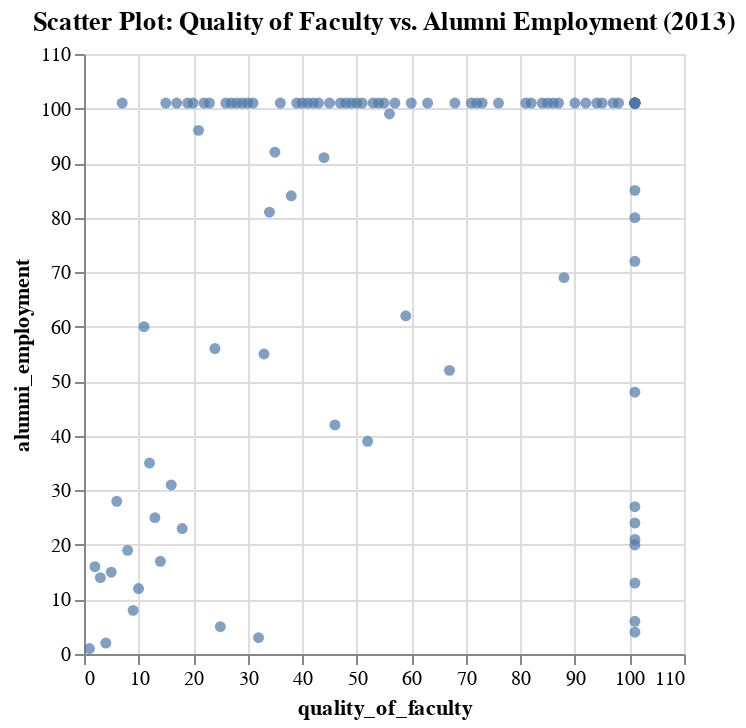

The cell this chart's notebook holds for it:
### Code cell
#3) How can you use Altair to create a scatter plot comparing the quality of faculty and alumni employment for all universities in 2013?


import altair as alt

scatter_chart = alt.Chart(df[df['year'] == 2013]).mark_circle().encode(
    x='quality_of_faculty',
    y='alumni_employment',
    tooltip=['institution', 'quality_of_faculty', 'alumni_employment']
).properties(
    title='Scatter Plot: Quality of Faculty vs. Alumni Employment (2013)'
)

scatter_chart

### Figure 1 — Vega-Lite specification as saved in the notebook (floating-point values rounded to 4 significant figures)
{"config": {"view": {"continuousWidth": 300, "continuousHeight": 300}}, "data": {"name": "data-8cbbeb8cbe3ee30efb200c54589043bf"}, "mark": {"type": "circle"}, "encoding": {"tooltip": [{"field": "institution", "type": "nominal"}, {"field": "quality_of_faculty", "type": "quantitative"}, {"field": "alumni_employment", "type": "quantitative"}], "x": {"field": "quality_of_faculty", "type": "quantitative"}, "y": {"field": "alumni_employment", "type": "quantitative"}}, "title": "Scatter Plot: Quality of Faculty vs. Alumni Employment (2013)", "$schema": "https://vega.github.io/schema/vega-lite/v5.16.3.json", "datasets": {"data-8cbbeb8cbe3ee30efb200c54589043bf": [{"world_rank": 1, "institution": "Harvard University", "country": "USA", "national_rank": 1, "quality_of_education": 1, "alumni_employment": 1, "quality_of_faculty": 1, "publications": 1, "influence": 1, "citations": 1, "broad_impact": null, "patents": 7, "score": 100.0, "year": 2013}, {"world_rank": 2, "institution": "Stanford University", "country": "USA", "national_rank": 2, "quality_of_education": 11, "alumni_employment": 2, "quality_of_faculty": 4, "publications": 6, "influence": 2, "citations": 2, "broad_impact": null, "patents": 11, "score": 93.94, "year": 2013}, {"world_rank": 3, "institution": "University of Oxford", "country": "United Kingdom", "national_rank": 1, "quality_of_education": 7, "alumni_employment": 12, "quality_of_faculty": 10, "publications": 11, "influence": 7, "citations": 13, "broad_impact": null, "patents": 15, "score": 92.54, "year": 2013}, {"world_rank": 4, "institution": "Massachusetts Institute of Technology", "country": "USA", "national_rank": 3, "quality_of_education": 2, "alumni_employment": 16, "quality_of_faculty": 2, "publications": 16, "influence": 3, "citations": 3, "broad_impact": null, "patents": 1, "score": 91.45, "year": 2013}, {"world_rank": 5, "institution": "University of Cambridge", "country": "United Kingdom", "national_rank": 2, "quality_of_education": 3, "alumni_employment": 15, "quality_of_faculty": 5, "publications": 9, "influence": 11, "citations": 10, "broad_impact": null, "patents": 39, "score": 90.24, "year": 2013}, {"world_rank": 6, "institution": "Columbia University", "country": "USA", "national_rank": 4, "quality_of_education": 13, "alumni_employment": 8, "quality_of_faculty": 9, "publications": 13, "influence": 9, "citations": 11, "broad_impact": null, "patents": 10, "score": 88.21, "year": 2013}, {"world_rank": 7, "institution": "University of California, Berkeley", "country": "USA", "national_rank": 5, "quality_of_education": 6, "alumni_employment": 28, "quality_of_faculty": 6, "publications": 8, "influence": 6, "citations": 4, "broad_impact": null, "patents": 19, "score": 85.07, "year": 2013}, {"world_rank": 8, "institution": "Princeton University", "country": "USA", "national_rank": 6, "quality_of_education": 4, "alumni_employment": 14, "quality_of_faculty": 3, "publications": 58, "influence": 35, "citations": 27, "broad_impact": null, "patents": 101, "score": 82.17, "year": 2013}, {"world_rank": 9, "institution": "University of Chicago", "country": "USA", "national_rank": 7, "quality_of_education": 9, "alumni_employment": 19, "quality_of_faculty": 8, "publications": 37, "influence": 21, "citations": 30, "broad_impact": null, "patents": 101, "score": 79.16, "year": 2013}, {"world_rank": 10, "institution": "Yale University", "country": "USA", "national_rank": 8, "quality_of_education": 10, "alumni_employment": 25, "quality_of_faculty": 13, "publications": 20, "influence": 12, "citations": 22, "broad_impact": null, "patents": 42, "score": 78.83, "year": 2013}, {"world_rank": 11, "institution": "California Institute of Technology", "country": "USA", "national_rank": 9, "quality_of_education": 5, "alumni_employment": 101, "quality_of_faculty": 7, "publications": 38, "influence": 24, "citations": 25, "broad_impact": null, "patents": 17, "score": 77.59, "year": 2013}, {"world_rank": 12, "institution": "University of Pennsylvania", "country": "USA", "national_rank": 10, "quality_of_education": 22, "alumni_employment": 5, "quality_of_faculty": 25, "publications": 10, "influence": 10, "citations": 9, "broad_impact": null, "patents": 14, "score": 77.24, "year": 2013}, {"world_rank": 13, "institution": "Cornell University", "country": "USA", "national_rank": 11, "quality_of_education": 12, "alumni_employment": 23, "quality_of_faculty": 18, "publications": 21, "influence": 19, "citations": 15, "broad_impact": null, "patents": 7, "score": 76.99, "year": 2013}, {"world_rank": 14, "institution": "University of Tokyo", "country": "Japan", "national_rank": 1, "quality_of_education": 17, "alumni_employment": 3, "quality_of_faculty": 32, "publications": 14, "influence": 23, "citations": 29, "broad_impact": null, "patents": 5, "score": 76.23, "year": 2013}, {"world_rank": 15, "institution": "Kyoto University", "country": "Japan", "national_rank": 2, "quality_of_education": 32, "alumni_employment": 17, "quality_of_faculty": 14, "publications": 28, "influence": 46, "citations": 58, "broad_impact": null, "patents": 13, "score": 69.46, "year": 2013}, {"world_rank": 16, "institution": "University of California, Los Angeles", "country": "USA", "national_rank": 12, "quality_of_education": 38, "alumni_employment": 35, "quality_of_faculty": 12, "publications": 5, "influence": 15, "citations": 6, "broad_impact": null, "patents": 12, "score": 67.84, "year": 2013}, {"world_rank": 17, "institution": "Johns Hopkins University", "country": "USA", "national_rank": 13, "quality_of_education": 23, "alumni_employment": 96, "quality_of_faculty": 21, "publications": 4, "influence": 5, "citations": 7, "broad_impact": null, "patents": 2, "score": 65.64, "year": 2013}, {"world_rank": 18, "institution": "Swiss Federal Institute of Technology in Zurich", "country": "Switzerland", "national_rank": 1, "quality_of_education": 16, "alumni_employment": 60, "quality_of_faculty": 11, "publications": 40, "influence": 53, "citations": 55, "broad_impact": null, "patents": 60, "score": 64.99, "year": 2013}, {"world_rank": 19, "institution": "New York University", "country": "USA", "national_rank": 14, "quality_of_education": 37, "alumni_employment": 31, "quality_of_faculty": 16, "publications": 41, "influence": 25, "citations": 33, "broad_impact": null, "patents": 51, "score": 63.99, "year": 2013}, {"world_rank": 20, "institution": "University of California, San Diego", "country": "USA", "national_rank": 15, "quality_of_education": 33, "alumni_employment": 101, "quality_of_faculty": 19, "publications": 15, "influence": 14, "citations": 14, "broad_impact": null, "patents": 22, "score": 63.12, "year": 2013}, {"world_rank": 21, "institution": "Hebrew University of Jerusalem", "country": "Israel", "national_rank": 1, "quality_of_education": 15, "alumni_employment": 101, "quality_of_faculty": 15, "publications": 101, "influence": 96, "citations": 101, "broad_impact": null, "patents": 24, "score": 59.98, "year": 2013}, {"world_rank": 22, "institution": "University of California, San Francisco", "country": "USA", "national_rank": 16, "quality_of_education": 101, "alumni_employment": 101, "quality_of_faculty": 22, "publications": 23, "influence": 4, "citations": 18, "broad_impact": null, "patents": 63, "score": 59.38, "year": 2013}, {"world_rank": 23, "institution": "University of Wisconsinâ€“Madison", "country": "USA", "national_rank": 17, "quality_of_education": 31, "alumni_employment": 55, "quality_of_faculty": 33, "publications": 19, "influence": 29, "citations": 20, "broad_impact": null, "patents": 30, "score": 58.94, "year": 2013}, {"world_rank": 24, "institution": "University of Illinois at Urbanaâ€“Champaign", "country": "USA", "national_rank": 18, "quality_of_education": 65, "alumni_employment": 101, "quality_of_faculty": 20, "publications": 33, "influence": 66, "citations": 34, "broad_impact": null, "patents": 67, "score": 58.33, "year": 2013}, {"world_rank": 25, "institution": "Duke University", "country": "USA", "national_rank": 19, "quality_of_education": 89, "alumni_employment": 42, "quality_of_faculty": 46, "publications": 22, "influence": 17, "citations": 17, "broad_impact": null, "patents": 24, "score": 57.72, "year": 2013}, {"world_rank": 26, "institution": "University of Texas at Austin", "country": "USA", "national_rank": 20, "quality_of_education": 101, "alumni_employment": 56, "quality_of_faculty": 24, "publications": 46, "influence": 84, "citations": 37, "broad_impact": null, "patents": 20, "score": 57.71, "year": 2013}, {"world_rank": 27, "institution": "Imperial College London", "country": "United Kingdom", "national_rank": 3, "quality_of_education": 101, "alumni_employment": 92, "quality_of_faculty": 35, "publications": 17, "influence": 22, "citations": 19, "broad_impact": null, "patents": 48, "score": 56.75, "year": 2013}, {"world_rank": 28, "institution": "Northwestern University", "country": "USA", "national_rank": 21, "quality_of_education": 101, "alumni_employment": 21, "quality_of_faculty": 101, "publications": 27, "influence": 26, "citations": 24, "broad_impact": null, "patents": 30, "score": 56.12, "year": 2013}, {"world_rank": 29, "institution": "University of Toronto", "country": "Canada", "national_rank": 1, "quality_of_education": 91, "alumni_employment": 81, "quality_of_faculty": 34, "publications": 2, "influence": 13, "citations": 12, "broad_impact": null, "patents": 101, "score": 56.11, "year": 2013}, {"world_rank": 30, "institution": "University College London", "country": "United Kingdom", "national_rank": 4, "quality_of_education": 24, "alumni_employment": 101, "quality_of_faculty": 49, "publications": 12, "influence": 16, "citations": 21, "broad_impact": null, "patents": 73, "score": 56.0, "year": 2013}, {"world_rank": 31, "institution": "University of Washington - Seattle", "country": "USA", "national_rank": 22, "quality_of_education": 101, "alumni_employment": 101, "quality_of_faculty": 41, "publications": 7, "influence": 8, "citations": 5, "broad_impact": null, "patents": 51, "score": 55.79, "year": 2013}, {"world_rank": 32, "institution": "University of Michigan, Ann Arbor", "country": "USA", "national_rank": 23, "quality_of_education": 35, "alumni_employment": 27, "quality_of_faculty": 101, "publications": 3, "influence": 18, "citations": 8, "broad_impact": null, "patents": 6, "score": 55.77, "year": 2013}, {"world_rank": 33, "institution": "Weizmann Institute of Science", "country": "Israel", "national_rank": 2, "quality_of_education": 18, "alumni_employment": 101, "quality_of_faculty": 23, "publications": 101, "influence": 85, "citations": 101, "broad_impact": null, "patents": 48, "score": 54.34, "year": 2013}, {"world_rank": 34, "institution": "University of North Carolina at Chapel Hill", "country": "USA", "national_rank": 24, "quality_of_education": 101, "alumni_employment": 101, "quality_of_faculty": 60, "publications": 30, "influence": 27, "citations": 26, "broad_impact": null, "patents": 42, "score": 52.87, "year": 2013}, {"world_rank": 35, "institution": "Osaka University", "country": "Japan", "national_rank": 3, "quality_of_education": 77, "alumni_employment": 91, "quality_of_faculty": 44, "publications": 55, "influence": 56, "citations": 72, "broad_impact": null, "patents": 17, "score": 52.79, "year": 2013}, {"world_rank": 36, "institution": "University of Paris-Sud", "country": "France", "national_rank": 1, "quality_of_education": 26, "alumni_employment": 101, "quality_of_faculty": 26, "publications": 73, "influence": 101, "citations": 101, "broad_impact": null, "patents": 101, "score": 51.72, "year": 2013}, {"world_rank": 37, "institution": "University of California, Santa Barbara", "country": "USA", "national_rank": 25, "quality_of_education": 101, "alumni_employment": 101, "quality_of_faculty": 28, "publications": 89, "influence": 91, "citations": 38, "broad_impact": null, "patents": 101, "score": 51.67, "year": 2013}, {"world_rank": 38, "institution": "Purdue University, West Lafayette", "country": "USA", "national_rank": 26, "quality_of_education": 95, "alumni_employment": 39, "quality_of_faculty": 52, "publications": 71, "influence": 101, "citations": 65, "broad_impact": null, "patents": 36, "score": 51.59, "year": 2013}, {"world_rank": 39, "institution": "University of Southern California", "country": "USA", "national_rank": 27, "quality_of_education": 101, "alumni_employment": 99, "quality_of_faculty": 56, "publications": 56, "influence": 52, "citations": 36, "broad_impact": null, "patents": 40, "score": 51.56, "year": 2013}, {"world_rank": 40, "institution": "Seoul National University", "country": "South Korea", "national_rank": 1, "quality_of_education": 101, "alumni_employment": 13, "quality_of_faculty": 101, "publications": 48, "influence": 101, "citations": 76, "broad_impact": null, "patents": 4, "score": 51.31, "year": 2013}, {"world_rank": 41, "institution": "University of Colorado Boulder", "country": "USA", "national_rank": 28, "quality_of_education": 82, "alumni_employment": 84, "quality_of_faculty": 38, "publications": 75, "influence": 68, "citations": 54, "broad_impact": null, "patents": 101, "score": 51.16, "year": 2013}, {"world_rank": 42, "institution": "University of Utah", "country": "USA", "national_rank": 29, "quality_of_education": 101, "alumni_employment": 101, "quality_of_faculty": 42, "publications": 93, "influence": 61, "citations": 85, "broad_impact": null, "patents": 27, "score": 51.14, "year": 2013}, {"world_rank": 43, "institution": "Rutgers University-New Brunswick", "country": "USA", "national_rank": 30, "quality_of_education": 101, "alumni_employment": 101, "quality_of_faculty": 48, "publications": 43, "influence": 58, "citations": 45, "broad_impact": null, "patents": 96, "score": 51.09, "year": 2013}, {"world_rank": 44, "institution": "University of Minnesota, Twin Cities", "country": "USA", "national_rank": 31, "quality_of_education": 101, "alumni_employment": 101, "quality_of_faculty": 87, "publications": 18, "influence": 31, "citations": 16, "broad_impact": null, "patents": 67, "score": 50.98, "year": 2013}, {"world_rank": 45, "institution": "University of Edinburgh", "country": "United Kingdom", "national_rank": 5, "quality_of_education": 47, "alumni_employment": 101, "quality_of_faculty": 45, "publications": 52, "influence": 36, "citations": 63, "broad_impact": null, "patents": 101, "score": 50.98, "year": 2013}, {"world_rank": 46, "institution": "University of Texas Southwestern Medical Center", "country": "USA", "national_rank": 32, "quality_of_education": 46, "alumni_employment": 101, "quality_of_faculty": 29, "publications": 101, "influence": 28, "citations": 82, "broad_impact": null, "patents": 101, "score": 50.79, "year": 2013}, {"world_rank": 47, "institution": "McGill University", "country": "Canada", "national_rank": 2, "quality_of_education": 54, "alumni_employment": 62, "quality_of_faculty": 59, "publications": 34, "influence": 42, "citations": 48, "broad_impact": null, "patents": 101, "score": 50.77, "year": 2013}, {"world_rank": 48, "institution": "Pierre-and-Marie-Curie University", "country": "France", "national_rank": 2, "quality_of_education": 19, "alumni_employment": 101, "quality_of_faculty": 84, "publications": 31, "influence": 50, "citations": 78, "broad_impact": null, "patents": 81, "score": 50.58, "year": 2013}, {"world_rank": 49, "institution": "Rockefeller University", "country": "USA", "national_rank": 33, "quality_of_education": 55, "alumni_employment": 101, "quality_of_faculty": 17, "publications": 101, "influence": 34, "citations": 101, "broad_impact": null, "patents": 101, "score": 50.43, "year": 2013}, {"world_rank": 50, "institution": "Pennsylvania State University, University Park", "country": "USA", "national_rank": 34, "quality_of_education": 101, "alumni_employment": 72, "quality_of_faculty": 101, "publications": 29, "influence": 54, "citations": 23, "broad_impact": null, "patents": 67, "score": 49.84, "year": 2013}, {"world_rank": 51, "institution": "Carnegie Mellon University", "country": "USA", "national_rank": 35, "quality_of_education": 30, "alumni_employment": 101, "quality_of_faculty": 27, "publications": 101, "influence": 101, "citations": 74, "broad_impact": null, "patents": 101, "score": 49.56, "year": 2013}, {"world_rank": 52, "institution": "Ohio State University, Columbus", "country": "USA", "national_rank": 36, "quality_of_education": 101, "alumni_employment": 101, "quality_of_faculty": 86, "publications": 32, "influence": 55, "citations": 35, "broad_impact": null, "patents": 60, "score": 49.41, "year": 2013}, {"world_rank": 53, "institution": "University of California, Davis", "country": "USA", "national_rank": 37, "quality_of_education": 60, "alumni_employment": 101, "quality_of_faculty": 94, "publications": 26, "influence": 47, "citations": 31, "broad_impact": null, "patents": 90, "score": 49.16, "year": 2013}, {"world_rank": 54, "institution": "Boston University", "country": "USA", "national_rank": 38, "quality_of_education": 101, "alumni_employment": 69, "quality_of_faculty": 88, "publications": 54, "influence": 37, "citations": 41, "broad_impact": null, "patents": 100, "score": 48.96, "year": 2013}, {"world_rank": 55, "institution": "University of Florida", "country": "USA", "national_rank": 39, "quality_of_education": 101, "alumni_employment": 101, "quality_of_faculty": 98, "publications": 35, "influence": 92, "citations": 42, "broad_impact": null, "patents": 9, "score": 48.93, "year": 2013}, {"world_rank": 56, "institution": "University of Geneva", "country": "Switzerland", "national_rank": 2, "quality_of_education": 52, "alumni_employment": 101, "quality_of_faculty": 30, "publications": 101, "influence": 78, "citations": 101, "broad_impact": null, "patents": 101, "score": 48.83, "year": 2013}, {"world_rank": 57, "institution": "Tel Aviv University", "country": "Israel", "national_rank": 3, "quality_of_education": 84, "alumni_employment": 101, "quality_of_faculty": 54, "publications": 83, "influence": 101, "citations": 101, "broad_impact": null, "patents": 32, "score": 48.72, "year": 2013}, {"world_rank": 58, "institution": "University of British Columbia", "country": "Canada", "national_rank": 3, "quality_of_education": 101, "alumni_employment": 101, "quality_of_faculty": 95, "publications": 25, "influence": 39, "citations": 39, "broad_impact": null, "patents": 100, "score": 48.51, "year": 2013}, {"world_rank": 59, "institution": "University of Maryland, College Park", "country": "USA", "national_rank": 40, "quality_of_education": 79, "alumni_employment": 101, "quality_of_faculty": 53, "publications": 49, "influence": 77, "citations": 40, "broad_impact": null, "patents": 101, "score": 48.39, "year": 2013}, {"world_rank": 60, "institution": "Karolinska Institute", "country": "Sweden", "national_rank": 1, "quality_of_education": 101, "alumni_employment": 101, "quality_of_faculty": 47, "publications": 64, "influence": 38, "citations": 62, "broad_impact": null, "patents": 101, "score": 47.98, "year": 2013}, {"world_rank": 61, "institution": "Vanderbilt University", "country": "USA", "national_rank": 41, "quality_of_education": 101, "alumni_employment": 101, "quality_of_faculty": 101, "publications": 53, "influence": 40, "citations": 60, "broad_impact": null, "patents": 40, "score": 47.8, "year": 2013}, {"world_rank": 62, "institution": "Sapienza University of Rome", "country": "Italy", "national_rank": 1, "quality_of_education": 101, "alumni_employment": 101, "quality_of_faculty": 31, "publications": 76, "influence": 101, "citations": 101, "broad_impact": null, "patents": 101, "score": 47.75, "year": 2013}, {"world_rank": 63, "institution": "Washington University in St. Louis", "country": "USA", "national_rank": 42, "quality_of_education": 101, "alumni_employment": 101, "quality_of_faculty": 101, "publications": 36, "influence": 20, "citations": 32, "broad_impact": null, "patents": 101, "score": 47.72, "year": 2013}, {"world_rank": 64, "institution": "Ã‰cole normale supÃ©rieure - Paris", "country": "France", "national_rank": 3, "quality_of_education": 8, "alumni_employment": 101, "quality_of_faculty": 57, "publications": 101, "influence": 101, "citations": 101, "broad_impact": null, "patents": 101, "score": 47.7, "year": 2013}, {"world_rank": 65, "institution": "University of California, Irvine", "country": "USA", "national_rank": 43, "quality_of_education": 101, "alumni_employment": 101, "quality_of_faculty": 39, "publications": 69, "influence": 67, "citations": 61, "broad_impact": null, "patents": 101, "score": 47.52, "year": 2013}, {"world_rank": 66, "institution": "Technion â€“ Israel Institute of Technology", "country": "Israel", "national_rank": 4, "quality_of_education": 50, "alumni_employment": 101, "quality_of_faculty": 36, "publications": 101, "influence": 101, "citations": 101, "broad_impact": null, "patents": 73, "score": 47.45, "year": 2013}, {"world_rank": 67, "institution": "Ludwig Maximilian University of Munich", "country": "Germany", "national_rank": 1, "quality_of_education": 62, "alumni_employment": 101, "quality_of_faculty": 92, "publications": 67, "influence": 49, "citations": 67, "broad_impact": null, "patents": 101, "score": 47.25, "year": 2013}, {"world_rank": 68, "institution": "University of Copenhagen", "country": "Denmark", "national_rank": 1, "quality_of_education": 101, "alumni_employment": 101, "quality_of_faculty": 63, "publications": 42, "influence": 43, "citations": 51, "broad_impact": null, "patents": 101, "score": 47.12, "year": 2013}, {"world_rank": 69, "institution": "University of Pittsburgh - Pittsburgh Campus", "country": "USA", "national_rank": 44, "quality_of_education": 80, "alumni_employment": 101, "quality_of_faculty": 101, "publications": 24, "influence": 33, "citations": 28, "broad_impact": null, "patents": 44, "score": 47.08, "year": 2013}, {"world_rank": 70, "institution": "Keio University", "country": "Japan", "national_rank": 4, "quality_of_education": 101, "alumni_employment": 6, "quality_of_faculty": 101, "publications": 101, "influence": 101, "citations": 101, "broad_impact": null, "patents": 73, "score": 47.05, "year": 2013}, {"world_rank": 71, "institution": "University of Virginia", "country": "USA", "national_rank": 45, "quality_of_education": 101, "alumni_employment": 24, "quality_of_faculty": 101, "publications": 88, "influence": 73, "citations": 68, "broad_impact": null, "patents": 63, "score": 46.92, "year": 2013}, {"world_rank": 72, "institution": "University of Manchester", "country": "United Kingdom", "national_rank": 6, "quality_of_education": 101, "alumni_employment": 101, "quality_of_faculty": 76, "publications": 47, "influence": 63, "citations": 57, "broad_impact": null, "patents": 101, "score": 46.85, "year": 2013}, {"world_rank": 73, "institution": "Arizona State University", "country": "USA", "national_rank": 46, "quality_of_education": 101, "alumni_employment": 101, "quality_of_faculty": 73, "publications": 101, "influence": 101, "citations": 89, "broad_impact": null, "patents": 20, "score": 46.72, "year": 2013}, {"world_rank": 74, "institution": "University of Zurich", "country": "Switzerland", "national_rank": 3, "quality_of_education": 101, "alumni_employment": 101, "quality_of_faculty": 82, "publications": 59, "influence": 48, "citations": 52, "broad_impact": null, "patents": 101, "score": 46.54, "year": 2013}, {"world_rank": 75, "institution": "King's College London", "country": "United Kingdom", "national_rank": 7, "quality_of_education": 41, "alumni_employment": 101, "quality_of_faculty": 101, "publications": 45, "influence": 45, "citations": 44, "broad_impact": null, "patents": 101, "score": 46.53, "year": 2013}, {"world_rank": 76, "institution": "University of Rochester", "country": "USA", "national_rank": 47, "quality_of_education": 63, "alumni_employment": 80, "quality_of_faculty": 101, "publications": 101, "influence": 86, "citations": 66, "broad_impact": null, "patents": 51, "score": 46.44, "year": 2013}, {"world_rank": 77, "institution": "Brown University", "country": "USA", "national_rank": 48, "quality_of_education": 59, "alumni_employment": 52, "quality_of_faculty": 67, "publications": 101, "influence": 89, "citations": 96, "broad_impact": null, "patents": 101, "score": 46.43, "year": 2013}, {"world_rank": 78, "institution": "University of Arizona", "country": "USA", "national_rank": 49, "quality_of_education": 101, "alumni_employment": 101, "quality_of_faculty": 90, "publications": 60, "influence": 57, "citations": 49, "broad_impact": null, "patents": 101, "score": 46.39, "year": 2013}, {"world_rank": 79, "institution": "Ruprecht Karl University of Heidelberg", "country": "Germany", "national_rank": 2, "quality_of_education": 73, "alumni_employment": 101, "quality_of_faculty": 55, "publications": 82, "influence": 59, "citations": 100, "broad_impact": null, "patents": 101, "score": 46.24, "year": 2013}, {"world_rank": 80, "institution": "Texas A&M University, College Station", "country": "USA", "national_rank": 50, "quality_of_education": 101, "alumni_employment": 101, "quality_of_faculty": 50, "publications": 72, "influence": 101, "citations": 88, "broad_impact": null, "patents": 101, "score": 46.17, "year": 2013}, {"world_rank": 81, "institution": "University of Oslo", "country": "Norway", "national_rank": 1, "quality_of_education": 101, "alumni_employment": 101, "quality_of_faculty": 40, "publications": 101, "influence": 101, "citations": 101, "broad_impact": null, "patents": 101, "score": 46.1, "year": 2013}, {"world_rank": 82, "institution": "Dartmouth College", "country": "USA", "national_rank": 51, "quality_of_education": 45, "alumni_employment": 20, "quality_of_faculty": 101, "publications": 101, "influence": 101, "citations": 101, "broad_impact": null, "patents": 78, "score": 46.04, "year": 2013}, {"world_rank": 83, "institution": "Swiss Federal Institute of Technology in Lausanne", "country": "Switzerland", "national_rank": 4, "quality_of_education": 101, "alumni_employment": 101, "quality_of_faculty": 85, "publications": 101, "influence": 101, "citations": 83, "broad_impact": null, "patents": 54, "score": 45.73, "year": 2013}, {"world_rank": 84, "institution": "Utrecht University", "country": "Netherlands", "national_rank": 1, "quality_of_education": 101, "alumni_employment": 101, "quality_of_faculty": 101, "publications": 39, "influence": 44, "citations": 47, "broad_impact": null, "patents": 101, "score": 45.73, "year": 2013}, {"world_rank": 85, "institution": "Indiana University - Bloomington", "country": "USA", "national_rank": 52, "quality_of_education": 101, "alumni_employment": 48, "quality_of_faculty": 101, "publications": 50, "influence": 72, "citations": 59, "broad_impact": null, "patents": 101, "score": 45.71, "year": 2013}, {"world_rank": 86, "institution": "Ã‰cole Polytechnique", "country": "France", "national_rank": 4, "quality_of_education": 101, "alumni_employment": 4, "quality_of_faculty": 101, "publications": 101, "influence": 101, "citations": 101, "broad_impact": null, "patents": 101, "score": 45.38, "year": 2013}, {"world_rank": 87, "institution": "National University of Singapore", "country": "Singapore", "national_rank": 1, "quality_of_education": 101, "alumni_employment": 101, "quality_of_faculty": 101, "publications": 44, "influence": 101, "citations": 50, "broad_impact": null, "patents": 27, "score": 45.2, "year": 2013}, {"world_rank": 88, "institution": "University of Texas MD Anderson Cancer Center", "country": "USA", "national_rank": 53, "quality_of_education": 101, "alumni_employment": 101, "quality_of_faculty": 101, "publications": 90, "influence": 32, "citations": 56, "broad_impact": null, "patents": 101, "score": 45.12, "year": 2013}, {"world_rank": 89, "institution": "Stony Brook University", "country": "USA", "national_rank": 54, "quality_of_education": 101, "alumni_employment": 101, "quality_of_faculty": 68, "publications": 101, "influence": 101, "citations": 98, "broad_impact": null, "patents": 90, "score": 45.01, "year": 2013}, {"world_rank": 90, "institution": "Lomonosov Moscow State University", "country": "Russia", "national_rank": 1, "quality_of_education": 14, "alumni_employment": 101, "quality_of_faculty": 51, "publications": 101, "influence": 101, "citations": 101, "broad_impact": null, "patents": 101, "score": 44.93, "year": 2013}, {"world_rank": 91, "institution": "Nagoya University", "country": "Japan", "national_rank": 5, "quality_of_education": 72, "alumni_employment": 101, "quality_of_faculty": 71, "publications": 101, "influence": 101, "citations": 101, "broad_impact": null, "patents": 58, "score": 44.78, "year": 2013}, {"world_rank": 92, "institution": "University of Sydney", "country": "Australia", "national_rank": 1, "quality_of_education": 101, "alumni_employment": 101, "quality_of_faculty": 101, "publications": 61, "influence": 101, "citations": 101, "broad_impact": null, "patents": 48, "score": 44.77, "year": 2013}, {"world_rank": 93, "institution": "Emory University", "country": "USA", "national_rank": 55, "quality_of_education": 101, "alumni_employment": 101, "quality_of_faculty": 101, "publications": 66, "influence": 41, "citations": 53, "broad_impact": null, "patents": 81, "score": 44.53, "year": 2013}, {"world_rank": 94, "institution": "Rice University", "country": "USA", "national_rank": 56, "quality_of_education": 51, "alumni_employment": 101, "quality_of_faculty": 97, "publications": 101, "influence": 101, "citations": 64, "broad_impact": null, "patents": 81, "score": 44.53, "year": 2013}, {"world_rank": 95, "institution": "Tohoku University", "country": "Japan", "national_rank": 6, "quality_of_education": 43, "alumni_employment": 101, "quality_of_faculty": 101, "publications": 65, "influence": 101, "citations": 91, "broad_impact": null, "patents": 26, "score": 44.52, "year": 2013}, {"world_rank": 96, "institution": "Australian National University", "country": "Australia", "national_rank": 2, "quality_of_education": 101, "alumni_employment": 101, "quality_of_faculty": 43, "publications": 101, "influence": 101, "citations": 101, "broad_impact": null, "patents": 101, "score": 44.5, "year": 2013}, {"world_rank": 97, "institution": "University of Alberta", "country": "Canada", "national_rank": 4, "quality_of_education": 101, "alumni_employment": 101, "quality_of_faculty": 101, "publications": 68, "influence": 101, "citations": 92, "broad_impact": null, "patents": 81, "score": 44.5, "year": 2013}, {"world_rank": 98, "institution": "University of Helsinki", "country": "Finland", "national_rank": 1, "quality_of_education": 69, "alumni_employment": 101, "quality_of_faculty": 81, "publications": 74, "influence": 79, "citations": 71, "broad_impact": null, "patents": 101, "score": 44.39, "year": 2013}, {"world_rank": 99, "institution": "Paris Diderot University - Paris 7", "country": "France", "national_rank": 5, "quality_of_education": 28, "alumni_employment": 101, "quality_of_faculty": 72, "publications": 101, "influence": 87, "citations": 101, "broad_impact": null, "patents": 101, "score": 44.36, "year": 2013}, {"world_rank": 100, "institution": "Georgia Institute of Technology", "country": "USA", "national_rank": 57, "quality_of_education": 101, "alumni_employment": 85, "quality_of_faculty": 101, "publications": 97, "influence": 101, "citations": 43, "broad_impact": null, "patents": 32, "score": 44.26, "year": 2013}]}}
